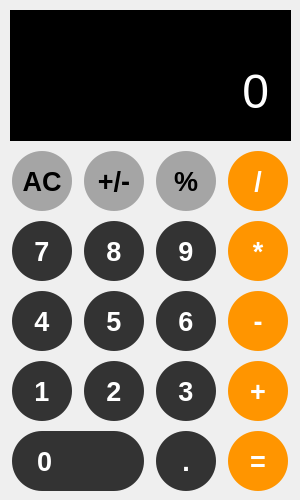
<?xml version="1.0" encoding="UTF-8"?>
<ui version="4.0">
 <class>main_widget</class>
 <widget class="QWidget" name="main_widget">
  <property name="geometry">
   <rect>
    <x>0</x>
    <y>0</y>
    <width>300</width>
    <height>500</height>
   </rect>
  </property>
  <property name="minimumSize">
   <size>
    <width>300</width>
    <height>500</height>
   </size>
  </property>
  <property name="windowTitle">
   <string>Form</string>
  </property>
  <widget class="QWidget" name="verticalLayoutWidget">
   <property name="geometry">
    <rect>
     <x>0</x>
     <y>0</y>
     <width>301</width>
     <height>501</height>
    </rect>
   </property>
   <layout class="QVBoxLayout" name="layout" stretch="2,0">
    <property name="spacing">
     <number>10</number>
    </property>
    <property name="leftMargin">
     <number>10</number>
    </property>
    <property name="topMargin">
     <number>10</number>
    </property>
    <property name="rightMargin">
     <number>10</number>
    </property>
    <property name="bottomMargin">
     <number>10</number>
    </property>
    <item>
     <widget class="QLabel" name="lineEdit">
      <property name="minimumSize">
       <size>
        <width>0</width>
        <height>100</height>
       </size>
      </property>
      <property name="font">
       <font>
        <pointsize>1</pointsize>
       </font>
      </property>
      <property name="styleSheet">
       <string notr="true">color: rgb(255, 255, 255);
background-color: rgb(0, 0, 0);
border: none;
padding: 10px;
font-size: 48px;</string>
      </property>
      <property name="text">
       <string>0</string>
      </property>
      <property name="alignment">
       <set>Qt::AlignBottom|Qt::AlignRight|Qt::AlignTrailing</set>
      </property>
     </widget>
    </item>
    <item>
     <layout class="QGridLayout" name="button_grid" rowstretch="0,0,0,0,0,0" columnstretch="0,0,0,0">
      <property name="spacing">
       <number>10</number>
      </property>
      <item row="2" column="2">
       <widget class="QPushButton" name="btn_number_6">
        <property name="sizePolicy">
         <sizepolicy hsizetype="Fixed" vsizetype="Fixed">
          <horstretch>0</horstretch>
          <verstretch>0</verstretch>
         </sizepolicy>
        </property>
        <property name="minimumSize">
         <size>
          <width>60</width>
          <height>60</height>
         </size>
        </property>
        <property name="font">
         <font>
          <pointsize>20</pointsize>
          <weight>75</weight>
          <bold>true</bold>
         </font>
        </property>
        <property name="styleSheet">
         <string notr="true">QPushButton {
	background-color: #333333;
	color: white;
	border-radius: 30px;
}
QPushButton:pressed {
	background-color: #737373;
}</string>
        </property>
        <property name="text">
         <string>6</string>
        </property>
       </widget>
      </item>
      <item row="5" column="2">
       <widget class="QPushButton" name="btn_dot">
        <property name="sizePolicy">
         <sizepolicy hsizetype="Fixed" vsizetype="Fixed">
          <horstretch>0</horstretch>
          <verstretch>0</verstretch>
         </sizepolicy>
        </property>
        <property name="minimumSize">
         <size>
          <width>60</width>
          <height>60</height>
         </size>
        </property>
        <property name="font">
         <font>
          <pointsize>20</pointsize>
          <weight>75</weight>
          <bold>true</bold>
         </font>
        </property>
        <property name="styleSheet">
         <string notr="true">QPushButton {
	background-color: #333333;
	color: white;
	border-radius: 30px;
}
QPushButton:pressed {
	background-color: #737373;
}</string>
        </property>
        <property name="text">
         <string>.</string>
        </property>
       </widget>
      </item>
      <item row="1" column="3">
       <widget class="QPushButton" name="btn_multiplication">
        <property name="sizePolicy">
         <sizepolicy hsizetype="Fixed" vsizetype="Fixed">
          <horstretch>0</horstretch>
          <verstretch>0</verstretch>
         </sizepolicy>
        </property>
        <property name="minimumSize">
         <size>
          <width>60</width>
          <height>60</height>
         </size>
        </property>
        <property name="font">
         <font>
          <pointsize>20</pointsize>
          <weight>75</weight>
          <bold>true</bold>
         </font>
        </property>
        <property name="styleSheet">
         <string notr="true">QPushButton {
	background-color: #FF9500;
	color: white;
	border-radius: 30px;
}
QPushButton:pressed {
	background-color: #FFB84D;
}</string>
        </property>
        <property name="text">
         <string>*</string>
        </property>
       </widget>
      </item>
      <item row="3" column="2">
       <widget class="QPushButton" name="btn_number_3">
        <property name="sizePolicy">
         <sizepolicy hsizetype="Fixed" vsizetype="Fixed">
          <horstretch>0</horstretch>
          <verstretch>0</verstretch>
         </sizepolicy>
        </property>
        <property name="minimumSize">
         <size>
          <width>60</width>
          <height>60</height>
         </size>
        </property>
        <property name="font">
         <font>
          <pointsize>20</pointsize>
          <weight>75</weight>
          <bold>true</bold>
         </font>
        </property>
        <property name="styleSheet">
         <string notr="true">QPushButton {
	background-color: #333333;
	color: white;
	border-radius: 30px;
}
QPushButton:pressed {
	background-color: #737373;
}</string>
        </property>
        <property name="text">
         <string>3</string>
        </property>
       </widget>
      </item>
      <item row="3" column="1">
       <widget class="QPushButton" name="btn_number_2">
        <property name="sizePolicy">
         <sizepolicy hsizetype="Fixed" vsizetype="Fixed">
          <horstretch>0</horstretch>
          <verstretch>0</verstretch>
         </sizepolicy>
        </property>
        <property name="minimumSize">
         <size>
          <width>60</width>
          <height>60</height>
         </size>
        </property>
        <property name="font">
         <font>
          <pointsize>20</pointsize>
          <weight>75</weight>
          <bold>true</bold>
         </font>
        </property>
        <property name="styleSheet">
         <string notr="true">QPushButton {
	background-color: #333333;
	color: white;
	border-radius: 30px;
}
QPushButton:pressed {
	background-color: #737373;
}</string>
        </property>
        <property name="text">
         <string>2</string>
        </property>
       </widget>
      </item>
      <item row="2" column="3">
       <widget class="QPushButton" name="btn_substraction">
        <property name="sizePolicy">
         <sizepolicy hsizetype="Fixed" vsizetype="Fixed">
          <horstretch>0</horstretch>
          <verstretch>0</verstretch>
         </sizepolicy>
        </property>
        <property name="minimumSize">
         <size>
          <width>60</width>
          <height>60</height>
         </size>
        </property>
        <property name="font">
         <font>
          <pointsize>20</pointsize>
          <weight>75</weight>
          <bold>true</bold>
         </font>
        </property>
        <property name="styleSheet">
         <string notr="true">QPushButton {
	background-color: #FF9500;
	color: white;
	border-radius: 30px;
}
QPushButton:pressed {
	background-color: #FFB84D;
}</string>
        </property>
        <property name="text">
         <string>-</string>
        </property>
       </widget>
      </item>
      <item row="3" column="0">
       <widget class="QPushButton" name="btn_number_1">
        <property name="sizePolicy">
         <sizepolicy hsizetype="Fixed" vsizetype="Fixed">
          <horstretch>0</horstretch>
          <verstretch>0</verstretch>
         </sizepolicy>
        </property>
        <property name="minimumSize">
         <size>
          <width>60</width>
          <height>60</height>
         </size>
        </property>
        <property name="font">
         <font>
          <pointsize>20</pointsize>
          <weight>75</weight>
          <bold>true</bold>
         </font>
        </property>
        <property name="styleSheet">
         <string notr="true">QPushButton {
	background-color: #333333;
	color: white;
	border-radius: 30px;
}
QPushButton:pressed {
	background-color: #737373;
}</string>
        </property>
        <property name="text">
         <string>1</string>
        </property>
       </widget>
      </item>
      <item row="0" column="1">
       <widget class="QPushButton" name="btn_delete">
        <property name="sizePolicy">
         <sizepolicy hsizetype="Fixed" vsizetype="Fixed">
          <horstretch>0</horstretch>
          <verstretch>0</verstretch>
         </sizepolicy>
        </property>
        <property name="minimumSize">
         <size>
          <width>60</width>
          <height>60</height>
         </size>
        </property>
        <property name="font">
         <font>
          <pointsize>20</pointsize>
          <weight>75</weight>
          <bold>true</bold>
         </font>
        </property>
        <property name="styleSheet">
         <string notr="true">QPushButton {
	background-color: #A5A5A5;
	color: black;
	 border-radius: 30px;
}
QPushButton:pressed {
	background-color: #D3D3D3;
}</string>
        </property>
        <property name="text">
         <string>+/-</string>
        </property>
       </widget>
      </item>
      <item row="0" column="0">
       <widget class="QPushButton" name="btn_clear">
        <property name="sizePolicy">
         <sizepolicy hsizetype="Fixed" vsizetype="Fixed">
          <horstretch>0</horstretch>
          <verstretch>0</verstretch>
         </sizepolicy>
        </property>
        <property name="minimumSize">
         <size>
          <width>60</width>
          <height>60</height>
         </size>
        </property>
        <property name="font">
         <font>
          <pointsize>20</pointsize>
          <weight>75</weight>
          <bold>true</bold>
         </font>
        </property>
        <property name="styleSheet">
         <string notr="true">QPushButton {
	background-color: #A5A5A5;
	color: black;
	 border-radius: 30px;
}
QPushButton:pressed {
	background-color: #D3D3D3;
}</string>
        </property>
        <property name="text">
         <string>AC</string>
        </property>
       </widget>
      </item>
      <item row="1" column="1">
       <widget class="QPushButton" name="btn_number_8">
        <property name="sizePolicy">
         <sizepolicy hsizetype="Fixed" vsizetype="Fixed">
          <horstretch>0</horstretch>
          <verstretch>0</verstretch>
         </sizepolicy>
        </property>
        <property name="minimumSize">
         <size>
          <width>60</width>
          <height>60</height>
         </size>
        </property>
        <property name="font">
         <font>
          <pointsize>20</pointsize>
          <weight>75</weight>
          <bold>true</bold>
         </font>
        </property>
        <property name="styleSheet">
         <string notr="true">QPushButton {
	background-color: #333333;
	color: white;
	border-radius: 30px;
}
QPushButton:pressed {
	background-color: #737373;
}</string>
        </property>
        <property name="text">
         <string>8</string>
        </property>
       </widget>
      </item>
      <item row="0" column="2">
       <widget class="QPushButton" name="btn_percent">
        <property name="sizePolicy">
         <sizepolicy hsizetype="Fixed" vsizetype="Fixed">
          <horstretch>0</horstretch>
          <verstretch>0</verstretch>
         </sizepolicy>
        </property>
        <property name="minimumSize">
         <size>
          <width>60</width>
          <height>60</height>
         </size>
        </property>
        <property name="font">
         <font>
          <pointsize>20</pointsize>
          <weight>75</weight>
          <bold>true</bold>
         </font>
        </property>
        <property name="styleSheet">
         <string notr="true">QPushButton {
	background-color: #A5A5A5;
	color: black;
	 border-radius: 30px;
}
QPushButton:pressed {
	background-color: #D3D3D3;
}</string>
        </property>
        <property name="text">
         <string>%</string>
        </property>
       </widget>
      </item>
      <item row="1" column="2">
       <widget class="QPushButton" name="btn_number_9">
        <property name="sizePolicy">
         <sizepolicy hsizetype="Fixed" vsizetype="Fixed">
          <horstretch>0</horstretch>
          <verstretch>0</verstretch>
         </sizepolicy>
        </property>
        <property name="minimumSize">
         <size>
          <width>60</width>
          <height>60</height>
         </size>
        </property>
        <property name="font">
         <font>
          <pointsize>20</pointsize>
          <weight>75</weight>
          <bold>true</bold>
         </font>
        </property>
        <property name="styleSheet">
         <string notr="true">QPushButton {
	background-color: #333333;
	color: white;
	border-radius: 30px;
}
QPushButton:pressed {
	background-color: #737373;
}</string>
        </property>
        <property name="text">
         <string>9</string>
        </property>
       </widget>
      </item>
      <item row="2" column="0">
       <widget class="QPushButton" name="btn_number_4">
        <property name="sizePolicy">
         <sizepolicy hsizetype="Fixed" vsizetype="Fixed">
          <horstretch>0</horstretch>
          <verstretch>0</verstretch>
         </sizepolicy>
        </property>
        <property name="minimumSize">
         <size>
          <width>60</width>
          <height>60</height>
         </size>
        </property>
        <property name="font">
         <font>
          <pointsize>20</pointsize>
          <weight>75</weight>
          <bold>true</bold>
         </font>
        </property>
        <property name="styleSheet">
         <string notr="true">QPushButton {
	background-color: #333333;
	color: white;
	border-radius: 30px;
}
QPushButton:pressed {
	background-color: #737373;
}</string>
        </property>
        <property name="text">
         <string>4</string>
        </property>
       </widget>
      </item>
      <item row="3" column="3">
       <widget class="QPushButton" name="btn_addition">
        <property name="sizePolicy">
         <sizepolicy hsizetype="Fixed" vsizetype="Fixed">
          <horstretch>0</horstretch>
          <verstretch>0</verstretch>
         </sizepolicy>
        </property>
        <property name="minimumSize">
         <size>
          <width>60</width>
          <height>60</height>
         </size>
        </property>
        <property name="font">
         <font>
          <pointsize>20</pointsize>
          <weight>75</weight>
          <bold>true</bold>
         </font>
        </property>
        <property name="styleSheet">
         <string notr="true">QPushButton {
	background-color: #FF9500;
	color: white;
	border-radius: 30px;
}
QPushButton:pressed {
	background-color: #FFB84D;
}</string>
        </property>
        <property name="text">
         <string>+</string>
        </property>
       </widget>
      </item>
      <item row="0" column="3">
       <widget class="QPushButton" name="btn_division">
        <property name="sizePolicy">
         <sizepolicy hsizetype="Fixed" vsizetype="Fixed">
          <horstretch>0</horstretch>
          <verstretch>0</verstretch>
         </sizepolicy>
        </property>
        <property name="minimumSize">
         <size>
          <width>60</width>
          <height>60</height>
         </size>
        </property>
        <property name="font">
         <font>
          <pointsize>20</pointsize>
          <weight>75</weight>
          <bold>true</bold>
         </font>
        </property>
        <property name="styleSheet">
         <string notr="true">QPushButton {
	background-color: #FF9500;
	color: white;
	border-radius: 30px;
}
QPushButton:pressed {
	background-color: #FFB84D;
}</string>
        </property>
        <property name="text">
         <string>/</string>
        </property>
       </widget>
      </item>
      <item row="2" column="1">
       <widget class="QPushButton" name="btn_number_5">
        <property name="sizePolicy">
         <sizepolicy hsizetype="Fixed" vsizetype="Fixed">
          <horstretch>0</horstretch>
          <verstretch>0</verstretch>
         </sizepolicy>
        </property>
        <property name="minimumSize">
         <size>
          <width>60</width>
          <height>60</height>
         </size>
        </property>
        <property name="font">
         <font>
          <pointsize>20</pointsize>
          <weight>75</weight>
          <bold>true</bold>
         </font>
        </property>
        <property name="styleSheet">
         <string notr="true">QPushButton {
	background-color: #333333;
	color: white;
	border-radius: 30px;
}
QPushButton:pressed {
	background-color: #737373;
}</string>
        </property>
        <property name="text">
         <string>5</string>
        </property>
       </widget>
      </item>
      <item row="5" column="3">
       <widget class="QPushButton" name="btn_equal">
        <property name="sizePolicy">
         <sizepolicy hsizetype="Fixed" vsizetype="Fixed">
          <horstretch>0</horstretch>
          <verstretch>0</verstretch>
         </sizepolicy>
        </property>
        <property name="minimumSize">
         <size>
          <width>60</width>
          <height>60</height>
         </size>
        </property>
        <property name="font">
         <font>
          <pointsize>20</pointsize>
          <weight>75</weight>
          <bold>true</bold>
         </font>
        </property>
        <property name="styleSheet">
         <string notr="true">QPushButton {
	background-color: #FF9500;
	color: white;
	border-radius: 30px;
}
QPushButton:pressed {
	background-color: #FFB84D;
}</string>
        </property>
        <property name="text">
         <string>=</string>
        </property>
       </widget>
      </item>
      <item row="1" column="0">
       <widget class="QPushButton" name="btn_number_7">
        <property name="sizePolicy">
         <sizepolicy hsizetype="Fixed" vsizetype="Fixed">
          <horstretch>0</horstretch>
          <verstretch>0</verstretch>
         </sizepolicy>
        </property>
        <property name="minimumSize">
         <size>
          <width>60</width>
          <height>60</height>
         </size>
        </property>
        <property name="font">
         <font>
          <pointsize>20</pointsize>
          <weight>75</weight>
          <bold>true</bold>
         </font>
        </property>
        <property name="styleSheet">
         <string notr="true">QPushButton {
	background-color: #333333;
	color: white;
	border-radius: 30px;
}
QPushButton:pressed {
	background-color: #737373;
}</string>
        </property>
        <property name="text">
         <string>7</string>
        </property>
       </widget>
      </item>
      <item row="5" column="0" colspan="2">
       <widget class="QPushButton" name="btn_number_0">
        <property name="minimumSize">
         <size>
          <width>130</width>
          <height>60</height>
         </size>
        </property>
        <property name="font">
         <font>
          <pointsize>20</pointsize>
          <weight>75</weight>
          <bold>true</bold>
         </font>
        </property>
        <property name="styleSheet">
         <string notr="true">QPushButton {
	background-color: #333333;
    color: white;
    border-radius: 30px;
    text-align: left;
    padding-left: 25px;
}
QPushButton:pressed {
	background-color: #737373;
}</string>
        </property>
        <property name="text">
         <string>0</string>
        </property>
       </widget>
      </item>
     </layout>
    </item>
   </layout>
  </widget>
 </widget>
 <resources/>
 <connections/>
</ui>
